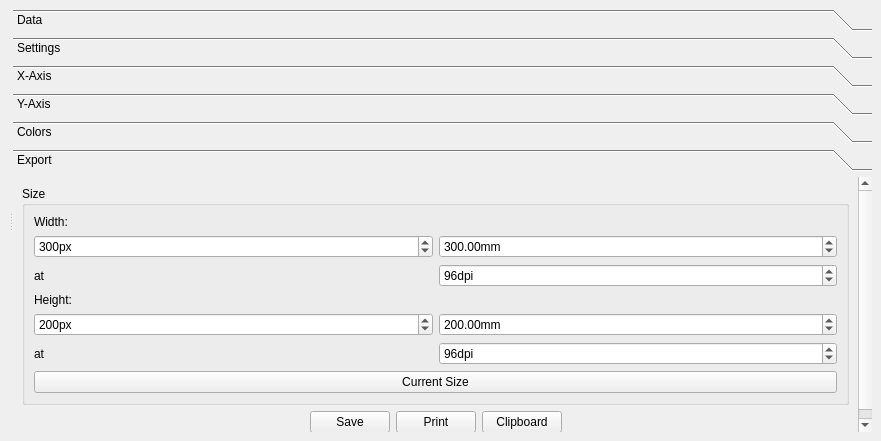
<?xml version="1.0" encoding="UTF-8"?>
<ui version="4.0">
 <class>PlotWindow</class>
 <widget class="QMainWindow" name="PlotWindow">
  <property name="geometry">
   <rect>
    <x>0</x>
    <y>0</y>
    <width>881</width>
    <height>441</height>
   </rect>
  </property>
  <property name="windowTitle">
   <string>Plot Window</string>
  </property>
  <widget class="QWidget" name="centralwidget">
   <layout class="QGridLayout" name="gridLayout">
    <item row="0" column="0">
     <widget class="QSplitter" name="splitter">
      <property name="orientation">
       <enum>Qt::Horizontal</enum>
      </property>
      <widget class="QFrame" name="plotFrame">
       <property name="autoFillBackground">
        <bool>false</bool>
       </property>
       <property name="frameShape">
        <enum>QFrame::NoFrame</enum>
       </property>
       <property name="frameShadow">
        <enum>QFrame::Plain</enum>
       </property>
       <layout class="QHBoxLayout" name="horizontalLayout" stretch="0">
        <property name="margin">
         <number>0</number>
        </property>
        <item>
         <widget class="QwtPlot" name="qwtPlot">
          <property name="autoFillBackground">
           <bool>true</bool>
          </property>
          <property name="frameShape">
           <enum>QFrame::Box</enum>
          </property>
          <property name="frameShadow">
           <enum>QFrame::Plain</enum>
          </property>
         </widget>
        </item>
       </layout>
      </widget>
      <widget class="QToolBox" name="toolBox">
       <property name="sizePolicy">
        <sizepolicy hsizetype="Preferred" vsizetype="Preferred">
         <horstretch>0</horstretch>
         <verstretch>0</verstretch>
        </sizepolicy>
       </property>
       <property name="currentIndex">
        <number>5</number>
       </property>
       <widget class="QWidget" name="page">
        <property name="geometry">
         <rect>
          <x>0</x>
          <y>0</y>
          <width>761</width>
          <height>267</height>
         </rect>
        </property>
        <attribute name="label">
         <string>Data</string>
        </attribute>
        <layout class="QVBoxLayout" name="verticalLayout" stretch="0">
         <property name="margin">
          <number>0</number>
         </property>
         <item>
          <widget class="QListWidget" name="datasetList">
           <property name="sizePolicy">
            <sizepolicy hsizetype="Expanding" vsizetype="Expanding">
             <horstretch>0</horstretch>
             <verstretch>0</verstretch>
            </sizepolicy>
           </property>
           <property name="maximumSize">
            <size>
             <width>16777215</width>
             <height>16777215</height>
            </size>
           </property>
           <property name="selectionMode">
            <enum>QAbstractItemView::MultiSelection</enum>
           </property>
          </widget>
         </item>
        </layout>
       </widget>
       <widget class="QWidget" name="page_2">
        <property name="geometry">
         <rect>
          <x>0</x>
          <y>0</y>
          <width>744</width>
          <height>254</height>
         </rect>
        </property>
        <attribute name="label">
         <string>Settings</string>
        </attribute>
        <layout class="QVBoxLayout" name="verticalLayout_2">
         <property name="margin">
          <number>0</number>
         </property>
         <item>
          <widget class="QGroupBox" name="settingsTitleGroup">
           <property name="title">
            <string>Title</string>
           </property>
           <property name="checkable">
            <bool>true</bool>
           </property>
           <property name="checked">
            <bool>false</bool>
           </property>
           <layout class="QVBoxLayout" name="verticalLayout_11">
            <item>
             <widget class="QLineEdit" name="settingsTitleEdit"/>
            </item>
           </layout>
          </widget>
         </item>
         <item>
          <widget class="QGroupBox" name="settingsGridGroup">
           <property name="title">
            <string>Grid</string>
           </property>
           <property name="checkable">
            <bool>true</bool>
           </property>
           <layout class="QVBoxLayout" name="verticalLayout_9">
            <item>
             <layout class="QHBoxLayout" name="horizontalLayout_19">
              <item>
               <widget class="QCheckBox" name="settingsGridXCheck">
                <property name="text">
                 <string>X</string>
                </property>
                <property name="checked">
                 <bool>true</bool>
                </property>
               </widget>
              </item>
              <item>
               <widget class="QCheckBox" name="settingsGridXMinCheck">
                <property name="text">
                 <string>X Min</string>
                </property>
               </widget>
              </item>
              <item>
               <widget class="QCheckBox" name="settingsGridYCheck">
                <property name="text">
                 <string>Y</string>
                </property>
                <property name="checked">
                 <bool>true</bool>
                </property>
               </widget>
              </item>
              <item>
               <widget class="QCheckBox" name="settingsGridYMinCheck">
                <property name="text">
                 <string>Y Min</string>
                </property>
               </widget>
              </item>
             </layout>
            </item>
           </layout>
          </widget>
         </item>
         <item>
          <widget class="QGroupBox" name="settingsLegendGroup">
           <property name="title">
            <string>Legend</string>
           </property>
           <property name="checkable">
            <bool>true</bool>
           </property>
           <layout class="QVBoxLayout" name="verticalLayout_10">
            <item>
             <layout class="QHBoxLayout" name="horizontalLayout_3">
              <item>
               <widget class="QLabel" name="label_3">
                <property name="text">
                 <string>Position:</string>
                </property>
               </widget>
              </item>
              <item>
               <widget class="QComboBox" name="settingsLegendPositionCombo">
                <property name="currentIndex">
                 <number>1</number>
                </property>
                <item>
                 <property name="text">
                  <string>Left</string>
                 </property>
                </item>
                <item>
                 <property name="text">
                  <string>Right</string>
                 </property>
                </item>
                <item>
                 <property name="text">
                  <string>Bottom</string>
                 </property>
                </item>
                <item>
                 <property name="text">
                  <string>Top</string>
                 </property>
                </item>
               </widget>
              </item>
             </layout>
            </item>
           </layout>
          </widget>
         </item>
         <item>
          <widget class="QGroupBox" name="groupBox_6">
           <property name="title">
            <string>Line</string>
           </property>
           <layout class="QVBoxLayout" name="verticalLayout_12">
            <item>
             <layout class="QHBoxLayout" name="horizontalLayout_2">
              <item>
               <widget class="QLabel" name="label_2">
                <property name="text">
                 <string>Line thickness:</string>
                </property>
               </widget>
              </item>
              <item>
               <widget class="QSpinBox" name="settingsLineThicknessSpin">
                <property name="suffix">
                 <string>px</string>
                </property>
                <property name="value">
                 <number>2</number>
                </property>
               </widget>
              </item>
             </layout>
            </item>
           </layout>
          </widget>
         </item>
         <item>
          <spacer name="verticalSpacer">
           <property name="orientation">
            <enum>Qt::Vertical</enum>
           </property>
           <property name="sizeHint" stdset="0">
            <size>
             <width>20</width>
             <height>72</height>
            </size>
           </property>
          </spacer>
         </item>
        </layout>
       </widget>
       <widget class="QWidget" name="page_5">
        <property name="geometry">
         <rect>
          <x>0</x>
          <y>0</y>
          <width>761</width>
          <height>267</height>
         </rect>
        </property>
        <attribute name="label">
         <string>X-Axis</string>
        </attribute>
        <layout class="QVBoxLayout" name="verticalLayout_7">
         <item>
          <widget class="QGroupBox" name="settingsXTitleGroup">
           <property name="title">
            <string>Title</string>
           </property>
           <property name="checkable">
            <bool>true</bool>
           </property>
           <property name="checked">
            <bool>false</bool>
           </property>
           <layout class="QVBoxLayout" name="verticalLayout_13">
            <item>
             <widget class="QLineEdit" name="settingsXTitleEdit"/>
            </item>
           </layout>
          </widget>
         </item>
         <item>
          <widget class="QGroupBox" name="groupBox">
           <property name="title">
            <string>Scale</string>
           </property>
           <layout class="QVBoxLayout" name="verticalLayout_5">
            <item>
             <layout class="QHBoxLayout" name="horizontalLayout_5">
              <item>
               <widget class="QCheckBox" name="settingsXLogCheck">
                <property name="text">
                 <string>Logarithmic</string>
                </property>
               </widget>
              </item>
              <item>
               <widget class="QCheckBox" name="settingsXInvCheck">
                <property name="text">
                 <string>Inverted</string>
                </property>
               </widget>
              </item>
             </layout>
            </item>
            <item>
             <widget class="QCheckBox" name="settingsXAutoscaleCheck">
              <property name="text">
               <string>Autoscale</string>
              </property>
              <property name="checked">
               <bool>true</bool>
              </property>
             </widget>
            </item>
            <item>
             <layout class="QHBoxLayout" name="horizontalLayout_14">
              <item>
               <widget class="QLabel" name="xScaleLabel1">
                <property name="enabled">
                 <bool>false</bool>
                </property>
                <property name="text">
                 <string>Min:</string>
                </property>
               </widget>
              </item>
              <item>
               <widget class="QDoubleSpinBox" name="settingsXScaleMinSpin">
                <property name="enabled">
                 <bool>false</bool>
                </property>
                <property name="minimum">
                 <double>-999999999.000000000000000</double>
                </property>
                <property name="maximum">
                 <double>999999999.000000000000000</double>
                </property>
                <property name="value">
                 <double>1.000000000000000</double>
                </property>
               </widget>
              </item>
             </layout>
            </item>
            <item>
             <layout class="QHBoxLayout" name="horizontalLayout_15">
              <item>
               <widget class="QLabel" name="xScaleLabel2">
                <property name="enabled">
                 <bool>false</bool>
                </property>
                <property name="text">
                 <string>Max:</string>
                </property>
               </widget>
              </item>
              <item>
               <widget class="QDoubleSpinBox" name="settingsXScaleMaxSpin">
                <property name="enabled">
                 <bool>false</bool>
                </property>
                <property name="minimum">
                 <double>-999999999.000000000000000</double>
                </property>
                <property name="maximum">
                 <double>999999999.000000000000000</double>
                </property>
                <property name="value">
                 <double>10.000000000000000</double>
                </property>
               </widget>
              </item>
             </layout>
            </item>
            <item>
             <layout class="QHBoxLayout" name="horizontalLayout_13">
              <item>
               <widget class="QLabel" name="xScaleLabel3">
                <property name="enabled">
                 <bool>false</bool>
                </property>
                <property name="text">
                 <string>Step:</string>
                </property>
               </widget>
              </item>
              <item>
               <widget class="QDoubleSpinBox" name="settingsXScaleStepSpin">
                <property name="enabled">
                 <bool>false</bool>
                </property>
                <property name="maximum">
                 <double>999999999.000000000000000</double>
                </property>
                <property name="value">
                 <double>10.000000000000000</double>
                </property>
               </widget>
              </item>
             </layout>
            </item>
           </layout>
          </widget>
         </item>
         <item>
          <spacer name="verticalSpacer_4">
           <property name="orientation">
            <enum>Qt::Vertical</enum>
           </property>
           <property name="sizeHint" stdset="0">
            <size>
             <width>20</width>
             <height>40</height>
            </size>
           </property>
          </spacer>
         </item>
        </layout>
       </widget>
       <widget class="QWidget" name="page_6">
        <property name="geometry">
         <rect>
          <x>0</x>
          <y>0</y>
          <width>761</width>
          <height>267</height>
         </rect>
        </property>
        <attribute name="label">
         <string>Y-Axis</string>
        </attribute>
        <layout class="QVBoxLayout" name="verticalLayout_8">
         <property name="margin">
          <number>0</number>
         </property>
         <item>
          <widget class="QGroupBox" name="settingsYTitleGroup">
           <property name="title">
            <string>Title</string>
           </property>
           <property name="checkable">
            <bool>true</bool>
           </property>
           <property name="checked">
            <bool>false</bool>
           </property>
           <layout class="QVBoxLayout" name="verticalLayout_14">
            <item>
             <widget class="QLineEdit" name="settingsYTitleEdit"/>
            </item>
           </layout>
          </widget>
         </item>
         <item>
          <widget class="QGroupBox" name="groupBox_2">
           <property name="title">
            <string>Scale</string>
           </property>
           <layout class="QVBoxLayout" name="verticalLayout_6">
            <item>
             <layout class="QHBoxLayout" name="horizontalLayout_6">
              <item>
               <widget class="QCheckBox" name="settingsYLogCheck">
                <property name="text">
                 <string>Logarithmic</string>
                </property>
               </widget>
              </item>
              <item>
               <widget class="QCheckBox" name="settingsYInvCheck">
                <property name="text">
                 <string>Inverted</string>
                </property>
               </widget>
              </item>
             </layout>
            </item>
            <item>
             <widget class="QCheckBox" name="settingsYAutoscaleCheck">
              <property name="text">
               <string>Autoscale</string>
              </property>
              <property name="checked">
               <bool>true</bool>
              </property>
             </widget>
            </item>
            <item>
             <layout class="QHBoxLayout" name="horizontalLayout_16">
              <item>
               <widget class="QLabel" name="yScaleLabel1">
                <property name="enabled">
                 <bool>false</bool>
                </property>
                <property name="text">
                 <string>Min:</string>
                </property>
               </widget>
              </item>
              <item>
               <widget class="QDoubleSpinBox" name="settingsYScaleMinSpin">
                <property name="enabled">
                 <bool>false</bool>
                </property>
                <property name="minimum">
                 <double>-999999999.000000000000000</double>
                </property>
                <property name="maximum">
                 <double>999999999.000000000000000</double>
                </property>
                <property name="value">
                 <double>1.000000000000000</double>
                </property>
               </widget>
              </item>
             </layout>
            </item>
            <item>
             <layout class="QHBoxLayout" name="horizontalLayout_17">
              <item>
               <widget class="QLabel" name="yScaleLabel2">
                <property name="enabled">
                 <bool>false</bool>
                </property>
                <property name="text">
                 <string>Max:</string>
                </property>
               </widget>
              </item>
              <item>
               <widget class="QDoubleSpinBox" name="settingsYScaleMaxSpin">
                <property name="enabled">
                 <bool>false</bool>
                </property>
                <property name="minimum">
                 <double>-999999999.000000000000000</double>
                </property>
                <property name="maximum">
                 <double>999999999.000000000000000</double>
                </property>
                <property name="value">
                 <double>10.000000000000000</double>
                </property>
               </widget>
              </item>
             </layout>
            </item>
            <item>
             <layout class="QHBoxLayout" name="horizontalLayout_18">
              <item>
               <widget class="QLabel" name="yScaleLabel3">
                <property name="enabled">
                 <bool>false</bool>
                </property>
                <property name="text">
                 <string>Step:</string>
                </property>
               </widget>
              </item>
              <item>
               <widget class="QDoubleSpinBox" name="settingsYScaleStepSpin">
                <property name="enabled">
                 <bool>false</bool>
                </property>
                <property name="maximum">
                 <double>999999999.000000000000000</double>
                </property>
                <property name="value">
                 <double>10.000000000000000</double>
                </property>
               </widget>
              </item>
             </layout>
            </item>
           </layout>
          </widget>
         </item>
         <item>
          <spacer name="verticalSpacer_5">
           <property name="orientation">
            <enum>Qt::Vertical</enum>
           </property>
           <property name="sizeHint" stdset="0">
            <size>
             <width>20</width>
             <height>40</height>
            </size>
           </property>
          </spacer>
         </item>
        </layout>
       </widget>
       <widget class="QWidget" name="page_4">
        <property name="geometry">
         <rect>
          <x>0</x>
          <y>0</y>
          <width>761</width>
          <height>267</height>
         </rect>
        </property>
        <attribute name="label">
         <string>Colors</string>
        </attribute>
        <layout class="QVBoxLayout" name="verticalLayout_4">
         <property name="margin">
          <number>0</number>
         </property>
         <item>
          <layout class="QHBoxLayout" name="horizontalLayout_21">
           <item>
            <widget class="QLabel" name="label_18">
             <property name="text">
              <string>Plot Background:</string>
             </property>
            </widget>
           </item>
           <item>
            <widget class="QPushButton" name="colorPlotBackgroundButton">
             <property name="sizePolicy">
              <sizepolicy hsizetype="Fixed" vsizetype="Fixed">
               <horstretch>0</horstretch>
               <verstretch>0</verstretch>
              </sizepolicy>
             </property>
             <property name="minimumSize">
              <size>
               <width>22</width>
               <height>22</height>
              </size>
             </property>
             <property name="styleSheet">
              <string notr="true">border-color: rgb(0, 0, 0);
border: 2px solid</string>
             </property>
             <property name="text">
              <string/>
             </property>
            </widget>
           </item>
           <item>
            <widget class="QToolButton" name="colorPlotBackgroundDeleteButton">
             <property name="minimumSize">
              <size>
               <width>22</width>
               <height>0</height>
              </size>
             </property>
             <property name="toolTip">
              <string>Erase foreground</string>
             </property>
             <property name="text">
              <string>&lt;</string>
             </property>
            </widget>
           </item>
          </layout>
         </item>
         <item>
          <layout class="QHBoxLayout" name="horizontalLayout_9">
           <item>
            <widget class="QLabel" name="label_13">
             <property name="text">
              <string>Canvas Background:</string>
             </property>
            </widget>
           </item>
           <item>
            <widget class="QPushButton" name="colorBackgroundButton">
             <property name="sizePolicy">
              <sizepolicy hsizetype="Fixed" vsizetype="Fixed">
               <horstretch>0</horstretch>
               <verstretch>0</verstretch>
              </sizepolicy>
             </property>
             <property name="minimumSize">
              <size>
               <width>22</width>
               <height>22</height>
              </size>
             </property>
             <property name="styleSheet">
              <string notr="true">border-color: rgb(0, 0, 0);
border: 2px solid</string>
             </property>
             <property name="text">
              <string/>
             </property>
            </widget>
           </item>
           <item>
            <widget class="QToolButton" name="colorBackgroundDeleteButton">
             <property name="minimumSize">
              <size>
               <width>22</width>
               <height>0</height>
              </size>
             </property>
             <property name="toolTip">
              <string>Erase foreground</string>
             </property>
             <property name="text">
              <string>&lt;</string>
             </property>
            </widget>
           </item>
          </layout>
         </item>
         <item>
          <layout class="QHBoxLayout" name="horizontalLayout_10">
           <item>
            <widget class="QLabel" name="label_14">
             <property name="text">
              <string>Grid Major:</string>
             </property>
            </widget>
           </item>
           <item>
            <widget class="QPushButton" name="colorGridButton">
             <property name="sizePolicy">
              <sizepolicy hsizetype="Fixed" vsizetype="Fixed">
               <horstretch>0</horstretch>
               <verstretch>0</verstretch>
              </sizepolicy>
             </property>
             <property name="minimumSize">
              <size>
               <width>22</width>
               <height>22</height>
              </size>
             </property>
             <property name="styleSheet">
              <string notr="true">border-color: rgb(0, 0, 0);
border: 2px solid</string>
             </property>
             <property name="text">
              <string/>
             </property>
            </widget>
           </item>
           <item>
            <widget class="QToolButton" name="colorGridDeleteButton">
             <property name="minimumSize">
              <size>
               <width>22</width>
               <height>0</height>
              </size>
             </property>
             <property name="toolTip">
              <string>Erase foreground</string>
             </property>
             <property name="text">
              <string>&lt;</string>
             </property>
            </widget>
           </item>
          </layout>
         </item>
         <item>
          <layout class="QHBoxLayout" name="horizontalLayout_20">
           <item>
            <widget class="QLabel" name="label_17">
             <property name="text">
              <string>Grid Minor:</string>
             </property>
            </widget>
           </item>
           <item>
            <widget class="QPushButton" name="colorGridMinButton">
             <property name="sizePolicy">
              <sizepolicy hsizetype="Fixed" vsizetype="Fixed">
               <horstretch>0</horstretch>
               <verstretch>0</verstretch>
              </sizepolicy>
             </property>
             <property name="minimumSize">
              <size>
               <width>22</width>
               <height>22</height>
              </size>
             </property>
             <property name="styleSheet">
              <string notr="true">border-color: rgb(0, 0, 0);
border: 2px solid</string>
             </property>
             <property name="text">
              <string/>
             </property>
            </widget>
           </item>
           <item>
            <widget class="QToolButton" name="colorGridMinDeleteButton">
             <property name="minimumSize">
              <size>
               <width>22</width>
               <height>0</height>
              </size>
             </property>
             <property name="toolTip">
              <string>Erase foreground</string>
             </property>
             <property name="text">
              <string>&lt;</string>
             </property>
            </widget>
           </item>
          </layout>
         </item>
         <item>
          <layout class="QHBoxLayout" name="horizontalLayout_11">
           <item>
            <widget class="QLabel" name="label_15">
             <property name="text">
              <string>Axis Ticks:</string>
             </property>
            </widget>
           </item>
           <item>
            <widget class="QPushButton" name="colorAxisTicksButton">
             <property name="sizePolicy">
              <sizepolicy hsizetype="Fixed" vsizetype="Fixed">
               <horstretch>0</horstretch>
               <verstretch>0</verstretch>
              </sizepolicy>
             </property>
             <property name="minimumSize">
              <size>
               <width>22</width>
               <height>22</height>
              </size>
             </property>
             <property name="styleSheet">
              <string notr="true">border-color: rgb(0, 0, 0);
border: 2px solid</string>
             </property>
             <property name="text">
              <string/>
             </property>
            </widget>
           </item>
           <item>
            <widget class="QToolButton" name="colorAxisTicksDeleteButton">
             <property name="minimumSize">
              <size>
               <width>22</width>
               <height>0</height>
              </size>
             </property>
             <property name="toolTip">
              <string>Erase foreground</string>
             </property>
             <property name="text">
              <string>&lt;</string>
             </property>
            </widget>
           </item>
          </layout>
         </item>
         <item>
          <layout class="QHBoxLayout" name="horizontalLayout_12">
           <item>
            <widget class="QLabel" name="label_16">
             <property name="text">
              <string>Axis Font:</string>
             </property>
            </widget>
           </item>
           <item>
            <widget class="QPushButton" name="colorAxisFontButton">
             <property name="sizePolicy">
              <sizepolicy hsizetype="Fixed" vsizetype="Fixed">
               <horstretch>0</horstretch>
               <verstretch>0</verstretch>
              </sizepolicy>
             </property>
             <property name="minimumSize">
              <size>
               <width>22</width>
               <height>22</height>
              </size>
             </property>
             <property name="styleSheet">
              <string notr="true">border-color: rgb(0, 0, 0);
border: 2px solid</string>
             </property>
             <property name="text">
              <string/>
             </property>
            </widget>
           </item>
           <item>
            <widget class="QToolButton" name="colorAxisFontDeleteButton">
             <property name="minimumSize">
              <size>
               <width>22</width>
               <height>0</height>
              </size>
             </property>
             <property name="toolTip">
              <string>Erase foreground</string>
             </property>
             <property name="text">
              <string>&lt;</string>
             </property>
            </widget>
           </item>
          </layout>
         </item>
         <item>
          <widget class="QPushButton" name="lineColorButton">
           <property name="text">
            <string>Randomize Line Colors</string>
           </property>
          </widget>
         </item>
         <item>
          <spacer name="verticalSpacer_3">
           <property name="orientation">
            <enum>Qt::Vertical</enum>
           </property>
           <property name="sizeHint" stdset="0">
            <size>
             <width>20</width>
             <height>192</height>
            </size>
           </property>
          </spacer>
         </item>
        </layout>
       </widget>
       <widget class="QWidget" name="page_3">
        <property name="geometry">
         <rect>
          <x>0</x>
          <y>0</y>
          <width>744</width>
          <height>248</height>
         </rect>
        </property>
        <attribute name="label">
         <string>Export</string>
        </attribute>
        <layout class="QVBoxLayout" name="verticalLayout_15">
         <item>
          <widget class="QGroupBox" name="groupBox_3">
           <property name="title">
            <string>Size</string>
           </property>
           <layout class="QVBoxLayout" name="verticalLayout_3">
            <item>
             <widget class="QLabel" name="label">
              <property name="text">
               <string>Width:</string>
              </property>
             </widget>
            </item>
            <item>
             <layout class="QHBoxLayout" name="horizontalLayout_22">
              <item>
               <widget class="QSpinBox" name="exportWidthSpin">
                <property name="suffix">
                 <string>px</string>
                </property>
                <property name="minimum">
                 <number>1</number>
                </property>
                <property name="maximum">
                 <number>999999</number>
                </property>
                <property name="value">
                 <number>300</number>
                </property>
               </widget>
              </item>
              <item>
               <widget class="QDoubleSpinBox" name="exportWidthMMSpin">
                <property name="suffix">
                 <string>mm</string>
                </property>
                <property name="minimum">
                 <double>0.010000000000000</double>
                </property>
                <property name="maximum">
                 <double>9999.000000000000000</double>
                </property>
                <property name="value">
                 <double>300.000000000000000</double>
                </property>
               </widget>
              </item>
             </layout>
            </item>
            <item>
             <layout class="QHBoxLayout" name="horizontalLayout_24">
              <item>
               <widget class="QLabel" name="label_6">
                <property name="text">
                 <string>at</string>
                </property>
               </widget>
              </item>
              <item>
               <widget class="QSpinBox" name="exportDpiXSpin">
                <property name="suffix">
                 <string>dpi</string>
                </property>
                <property name="minimum">
                 <number>1</number>
                </property>
                <property name="maximum">
                 <number>9999999</number>
                </property>
                <property name="value">
                 <number>96</number>
                </property>
               </widget>
              </item>
             </layout>
            </item>
            <item>
             <widget class="QLabel" name="label_4">
              <property name="text">
               <string>Height:</string>
              </property>
             </widget>
            </item>
            <item>
             <layout class="QHBoxLayout" name="horizontalLayout_23">
              <item>
               <widget class="QSpinBox" name="exportHeightSpin">
                <property name="suffix">
                 <string>px</string>
                </property>
                <property name="minimum">
                 <number>1</number>
                </property>
                <property name="maximum">
                 <number>999999</number>
                </property>
                <property name="value">
                 <number>200</number>
                </property>
               </widget>
              </item>
              <item>
               <widget class="QDoubleSpinBox" name="exportHeightMMSpin">
                <property name="suffix">
                 <string>mm</string>
                </property>
                <property name="minimum">
                 <double>0.010000000000000</double>
                </property>
                <property name="maximum">
                 <double>9999.000000000000000</double>
                </property>
                <property name="value">
                 <double>200.000000000000000</double>
                </property>
               </widget>
              </item>
             </layout>
            </item>
            <item>
             <layout class="QHBoxLayout" name="horizontalLayout_25">
              <item>
               <widget class="QLabel" name="label_7">
                <property name="text">
                 <string>at</string>
                </property>
               </widget>
              </item>
              <item>
               <widget class="QSpinBox" name="exportDpiYSpin">
                <property name="suffix">
                 <string>dpi</string>
                </property>
                <property name="minimum">
                 <number>1</number>
                </property>
                <property name="maximum">
                 <number>9999999</number>
                </property>
                <property name="value">
                 <number>96</number>
                </property>
               </widget>
              </item>
             </layout>
            </item>
            <item>
             <widget class="QPushButton" name="exportCurrentButton">
              <property name="text">
               <string>Current Size</string>
              </property>
             </widget>
            </item>
           </layout>
          </widget>
         </item>
         <item>
          <layout class="QHBoxLayout" name="horizontalLayout_7">
           <item>
            <spacer name="horizontalSpacer_3">
             <property name="orientation">
              <enum>Qt::Horizontal</enum>
             </property>
             <property name="sizeHint" stdset="0">
              <size>
               <width>40</width>
               <height>20</height>
              </size>
             </property>
            </spacer>
           </item>
           <item>
            <widget class="QPushButton" name="saveButton">
             <property name="text">
              <string>Save</string>
             </property>
            </widget>
           </item>
           <item>
            <widget class="QPushButton" name="printButton">
             <property name="text">
              <string>Print</string>
             </property>
            </widget>
           </item>
           <item>
            <widget class="QPushButton" name="clipboardButton">
             <property name="text">
              <string>Clipboard</string>
             </property>
            </widget>
           </item>
           <item>
            <spacer name="horizontalSpacer_4">
             <property name="orientation">
              <enum>Qt::Horizontal</enum>
             </property>
             <property name="sizeHint" stdset="0">
              <size>
               <width>40</width>
               <height>20</height>
              </size>
             </property>
            </spacer>
           </item>
          </layout>
         </item>
         <item>
          <spacer name="verticalSpacer_2">
           <property name="orientation">
            <enum>Qt::Vertical</enum>
           </property>
           <property name="sizeHint" stdset="0">
            <size>
             <width>20</width>
             <height>309</height>
            </size>
           </property>
          </spacer>
         </item>
        </layout>
       </widget>
      </widget>
     </widget>
    </item>
   </layout>
  </widget>
 </widget>
 <customwidgets>
  <customwidget>
   <class>QwtPlot</class>
   <extends>QFrame</extends>
   <header>qwt_plot.h</header>
  </customwidget>
 </customwidgets>
 <resources/>
 <connections/>
</ui>
